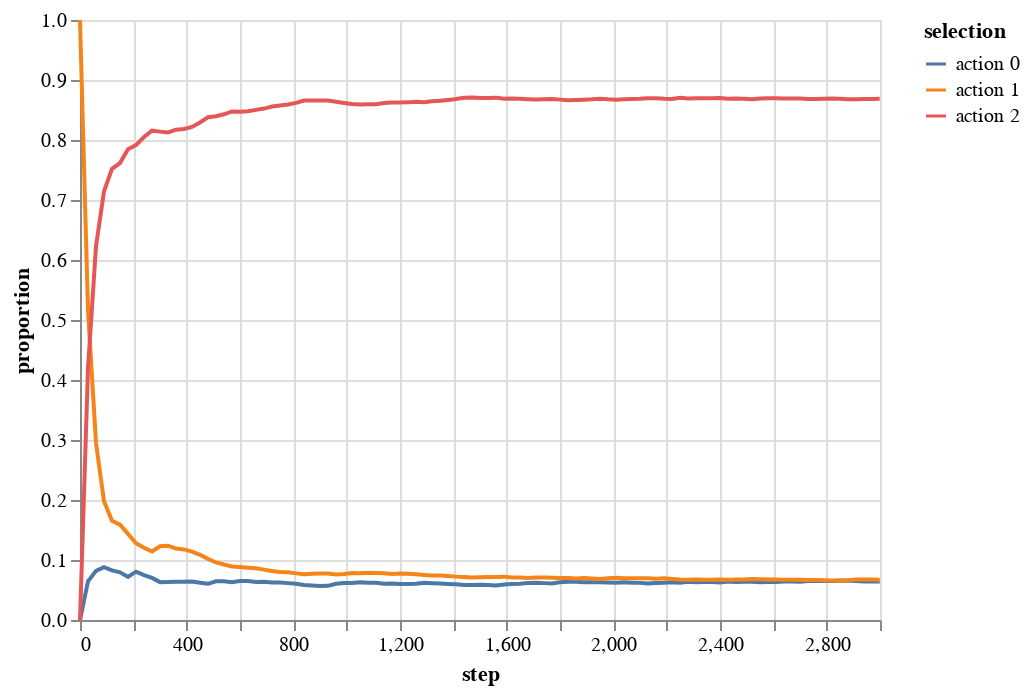

Notebook source saved alongside this figure:
### Code cell
env.altair_action_history(name='epsilon_greedy')

### Figure 1 — Vega-Lite specification as saved in the notebook (floating-point values rounded to 4 significant figures; data arrays with more than 128 entries replaced by an {"elided": "..."} marker saying what was removed)
{"config": {"view": {"continuousWidth": 400, "continuousHeight": 300}}, "data": {"name": "data-6eb870fbdd2f761f90b9d835c63b23a3"}, "mark": "line", "encoding": {"color": {"type": "nominal", "field": "selection"}, "x": {"type": "quantitative", "field": "step"}, "y": {"type": "quantitative", "field": "proportion"}}, "$schema": "https://vega.github.io/schema/vega-lite/v4.8.1.json", "datasets": {"data-6eb870fbdd2f761f90b9d835c63b23a3": {"elided": "303 records"}}}
